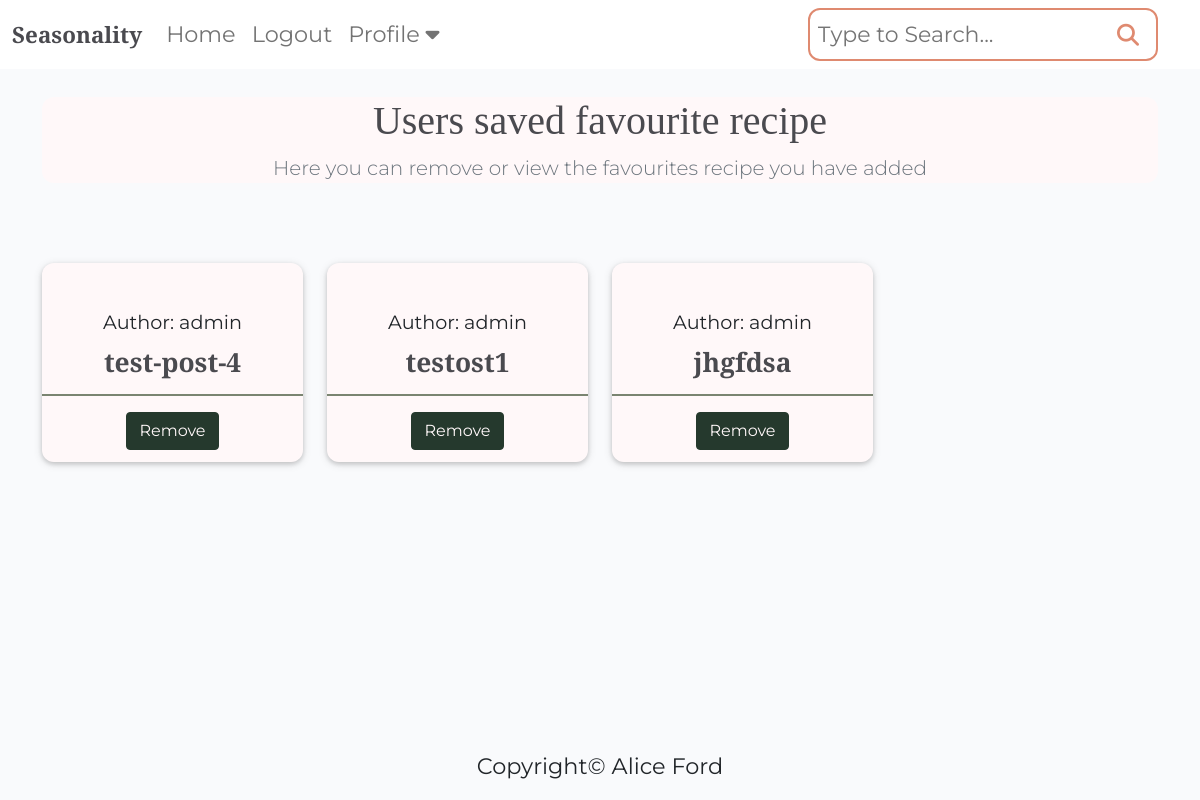
The app's page /profile/profiles/favourites/ (signed in), older data.
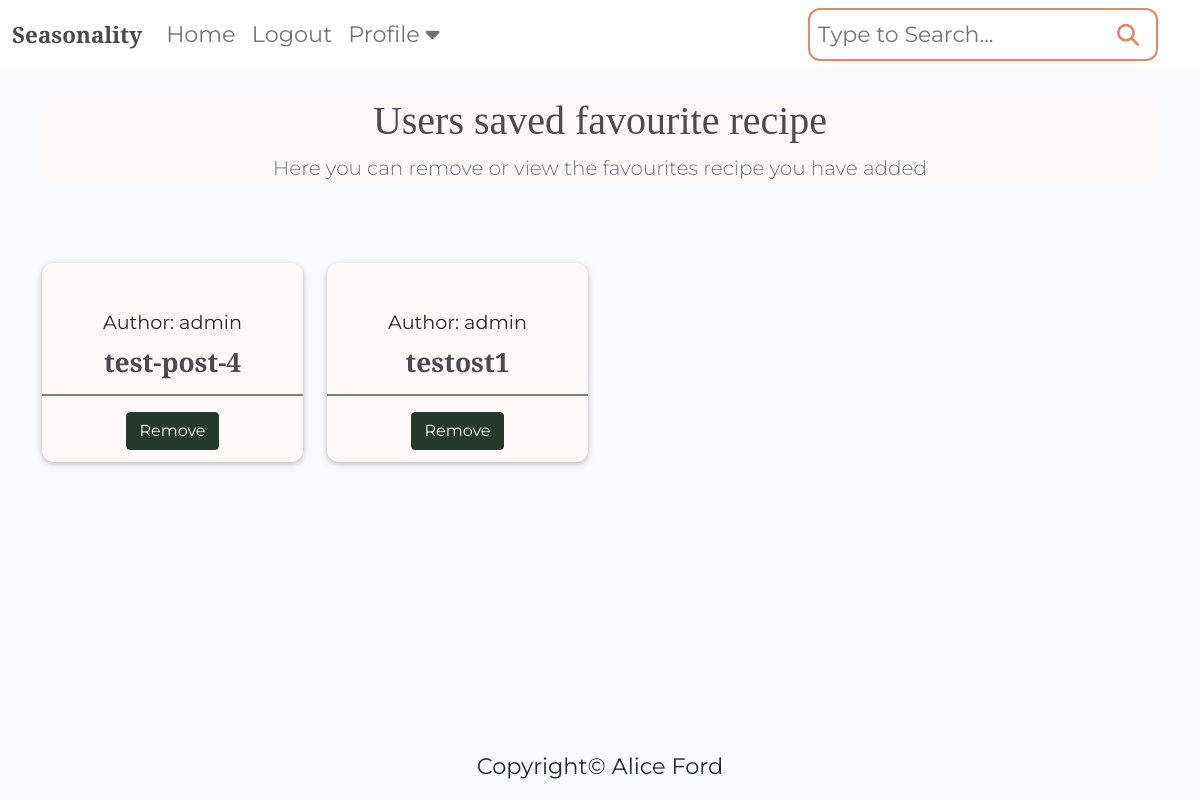
The same page, newer data.
### recipebook/models.py (models this page shows, shortened)
class Recipe(models.Model):
    class NewManager(models.Manager):
        def get_queryset(self):
            return super().get_queryset() .filter()
    title = models.CharField(max_length=200, unique=True)
    slug = models.SlugField(max_length=200, unique=True)
    author = models.ForeignKey(
        User, on_delete=models.CASCADE, related_name="recipes"
    )
    diet = models.ForeignKey(
        Diet, on_delete=models.CASCADE, default=True, null=False)
    season = models.ForeignKey(
        Season, on_delete=models.CASCADE, default=True, null=False)
    featured_image = CloudinaryField('image', default='placeholder')
    updated_on = models.DateTimeField(auto_now=True)
    content = models.TextField()
    created_on = models.DateTimeField(auto_now_add=True)
    status = models.IntegerField(choices=STATUS, default=0)
    ingredients = models.TextField(default='placeholder')
    calories = models.IntegerField(default=0)
    fat = models.IntegerField(default=0)
    protein = models.IntegerField(default=0)
    carbs = models.IntegerField(default=0)
    servs = models.IntegerField(default=0)
    favourites = models.ManyToManyField(
        User, related_name='favourite', default=None, blank=True)
    objects = models.Manager()
    newmanager = NewManager()
    class Meta:
        ordering = ["-created_on"]

### profiles/views.py (the view)
# urls.py: path('profiles/favourites/', views.favourites, name='favourites'),
@login_required
def favourites(request):  # creates fav list
    new = Recipe.newmanager.filter(favourites=request.user)
    return render(request, 'favourites.html', {'new': new})

### profiles/templates/favourites.html (shortened to what this page needs)
{% extends "base/base.html" %}
{% block content %}
<div class="container">
    <section class="jumbotron text-center">
        <div class="container">
            <h1>Users saved favourite recipe</h1>
            <p class="lead text-muted">Here you can remove or view the favourites recipe you have added</p>
        </div>
    </section>
</div>
<div class="container-fluid">
    <div class="container text-center my-3">
        <div class="row py-5">
            {% for recipe in new %}
            <div class="col-md-3 mt-3">
                <div class="card md-3">
                    <div class="card-body">
                        <div class="image-flash">
                            <p class="author">Author: {{ recipe.author }}</p>
                        </div>
                    </div>
                    <h3 class="card-title">{{ recipe.title }}</h3>
                    <hr class="card-hr" />
                    <a href="{% url 'favourite_add' recipe.id %}" class="btn btn-remove">Remove</a>
                </div>
            </div>
            {% endfor %}
        </div>
    </div>
</div>
{% endblock %}

Row changes from the older to the newer data that the page shows:
removed Recipe: author "admin", title "jhgfdsa"
